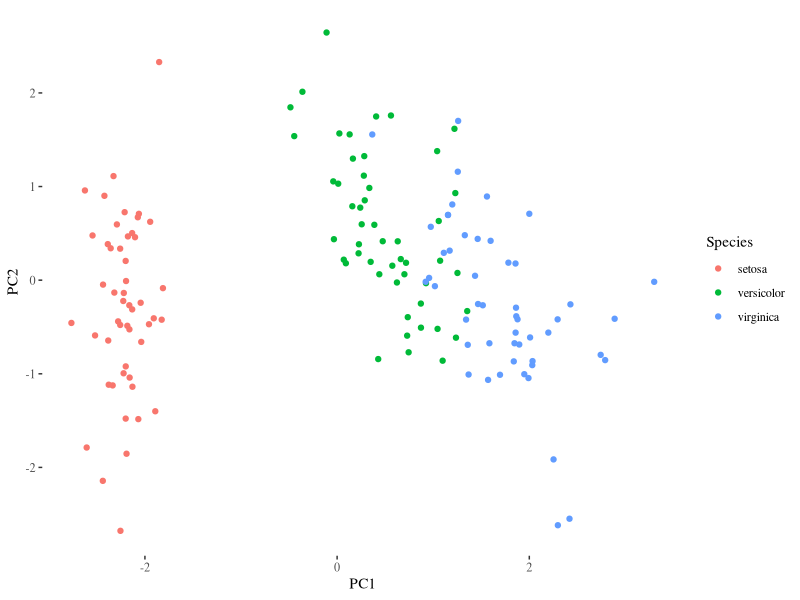
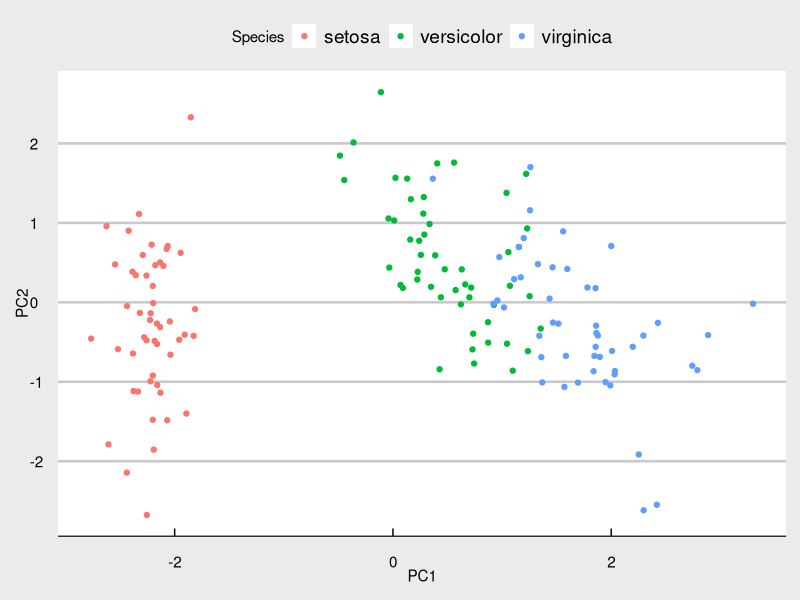

Write the R code that produced these figures, in order.
## ---- chunk 1
## Set default options for the knitr RMD processing
knitr::opts_chunk$set(echo=FALSE,warning=FALSE,message=FALSE,fig.width=5,fig.height=5,cache=TRUE,autodep=TRUE, results="hide")
## ---- chunk 2

## ---- chunk 3
knitr::kable(iris)
## ---- chunk 4
pca <- prcomp(iris[,1:4], scale.=TRUE)
## ---- chunk 5

## ---- chunk 6
df <- cbind(iris, pca$x)
library(ggplot2)
ggplot(df, aes(x=PC1, y=PC2, color=Species)) + 
  geom_point() + ggthemes::theme_tufte()
## ---- chunk 7
df <- cbind(iris, pca$x)
library(ggplot2)
ggplot(df, aes(x=PC1, y=PC2, color=Species)) + 
  geom_point() + ggthemes::theme_economist_white()
## ---- chunk 8
versicolor <- iris$Species == "versicolor"
ver_sw <- iris$Sepal.Width[versicolor]
virginica <- iris$Species == "virginica"
vir_sw <- iris$Sepal.Width[virginica]

t.test(ver_sw, vir_sw)
## ---- chunk 9
versicolor <- iris$Species == "versicolor"
ver_sw <- iris$Sepal.Width[versicolor]
virginica <- iris$Species == "virginica"
vir_sw <- iris$Sepal.Width[virginica]

t.test(ver_sw, vir_sw)
## ---- chunk 10
pairwise.t.test(iris$Sepal.Width, iris$Species)
## ---- chunk 11
iris_anova <- aov(Sepal.Width ~ Species, data=iris)
summary(iris_anova)
## ---- chunk 12
TukeyHSD(iris_anova, "Species")
